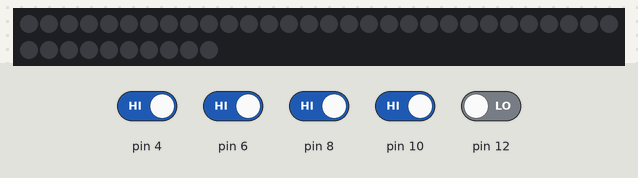
A sketch run on a simulated Arduino Uno, built with avr-gcc and run on an emulated ATmega328P. Parts: 40 RGB LEDs in strip order, left to right, continuing on the next row. The test bench sets the inputs (shaded band); at power-on: pin 4, pin 6, pin 8, pin 10 HIGH, pin 12 LOW. Dim RGB values are drawn brighter than linear.

Above: at 1.2 s.
1.3 s: pin 4 driven LOW
At 1.5 s:
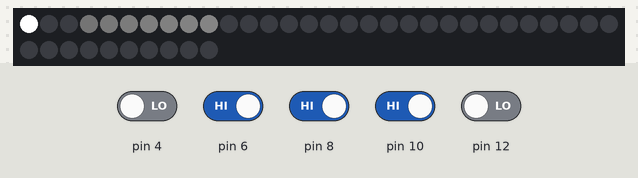
3.7 s: pin 12 driven HIGH
At 4.03 s:
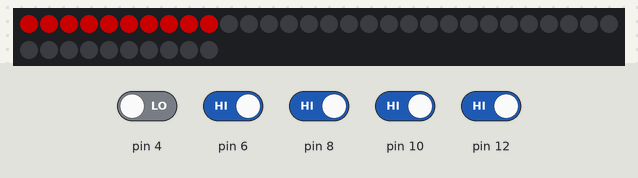
6.2 s: pin 6 driven LOW
At 7.63 s:
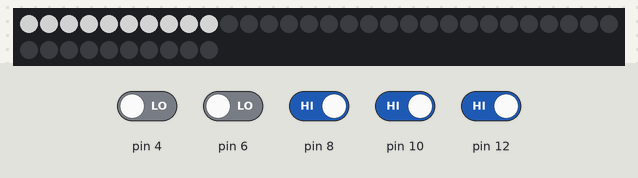
8.3 s: pin 8 driven LOW
10.1 s: pin 10 driven LOW
11.8 s: pin 4 driven HIGH
At 14.02 s:
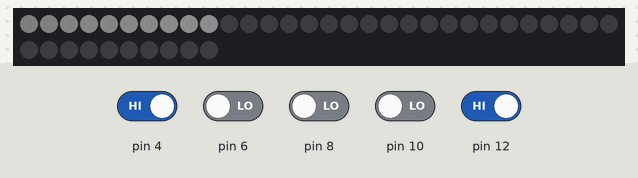
Timing chart, 0 to 14.3 s (numbered marks = the images above; inputs shaded):
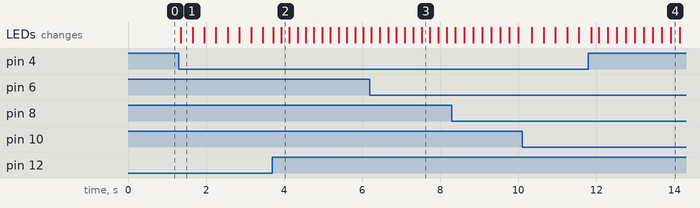

The sketch:

normal_plavno.ino
```cpp
#include <FastLED.h>
#define NUM_LEDS 40 //Количество светодиодов
#define DATA_PIN 2

CRGB leds[NUM_LEDS];
int FastLED_fade_counter = 255;
int FastLED_fade_counterR = 100;
int FastLED_fade_counterB = 64;

void setup() {
  FastLED.addLeds<NEOPIXEL, DATA_PIN>(leds, NUM_LEDS);
  pinMode(2, OUTPUT); //выход на светодиодную ленту
  pinMode(4, INPUT); //левая зад
  pinMode(6, INPUT); //правая зад
  pinMode(8, INPUT); //правая перед
  pinMode(10, INPUT); //левая перед
  pinMode(12, INPUT); // + от габаритов

  digitalWrite(2, 0);
}

void  Scene_01W_fade_up () {
  for ( int i = 0; i < NUM_LEDS / 4; i++ ) {
    leds[i] = CHSV (0, 0, 255); // Зажигаем белым цветом нужную сторону
    leds[i].maximizeBrightness(FastLED_fade_counter);  // 'FastLED_fade_counter' How high we want to fade up to 255 = maximum.}
    FastLED_fade_counter ++ ;   // Increment
  }
}

void  Scene_01R_fade_up () {
  for ( int i = 0; i < NUM_LEDS / 4; i++ ) {
    leds[i] = CHSV(0,255,100); // включаем красную подсветку (можно изменить на любой цвет здесь)
    leds[i].maximizeBrightness(FastLED_fade_counterR);  // 'FastLED_fade_counter' How high we want to fade up to 255 = maximum.}
    FastLED_fade_counterR ++ ;   // Increment
    delay(20);
  }
}

void  Scene_01B_fade_down () {
  for ( int i = 0; i < NUM_LEDS / 4; i++ ) {
    leds[i] = CHSV (0, 0, 0); // Здесь можем указать любой цвет - выключаем подсветку
    leds[i].fadeToBlackBy(FastLED_fade_counterB);

    FastLED_fade_counterB ++ ;
  }
}

void loop() {
  boolean button5 = digitalRead(12); // + от габаритов
  boolean button6 = !digitalRead(10); //левая перед
  boolean button7 = !digitalRead(8); //правая перед
  boolean button8 = !digitalRead(6); //правая зад
  boolean button9 = !digitalRead(4); //левая зад

  if (button6 == 1) // если есть условная "1" при открытии двери - зажигаем водительскую сторону белым цветом
    Scene_01W_fade_up();
  FastLED.show();

  if (button5 == 1 & button6 == 0) //  проверяем 1 на габаритах, если есть, то зажигаем красным при закрытой двери
    Scene_01R_fade_up ();
  FastLED.show();

  if (button5 == 0 & button6 == 0)
    Scene_01B_fade_down ();
  FastLED.show();

  if (button7 == 1) // если есть условная "1" при открытии двери - зажигаем правая перед. белым цветом
    Scene_01W_fade_up();
  FastLED.show();

  if (button5 == 1 & button7 == 0) //  проверяем 1 на габаритах, если есть, то зажигаем красным при закрытой двери
    Scene_01R_fade_up ();
  FastLED.show();

  if (button5 == 0 & button7 == 0)
    Scene_01B_fade_down ();
  FastLED.show();

if (button8 == 1) // если есть условная "1" при открытии двери - зажигаем правая зад. белым цветом
    Scene_01W_fade_up();
  FastLED.show();

  if (button5 == 1 & button8 == 0) //  проверяем 1 на габаритах, если есть, то зажигаем красным при закрытой двери
    Scene_01R_fade_up ();
  FastLED.show();

  if (button5 == 0 & button8 == 0)
    Scene_01B_fade_down ();
  FastLED.show();

if (button9 == 1) // если есть условная "1" при открытии двери - зажигаем левая зад. белым цветом
    Scene_01W_fade_up();
  FastLED.show();

  if (button5 == 1 & button9 == 0) //  проверяем 1 на габаритах, если есть, то зажигаем красным при закрытой двери
    Scene_01R_fade_up ();
  FastLED.show();

  if (button5 == 0 & button9 == 0)
    Scene_01B_fade_down ();
  FastLED.show();
}
```

Measured:
- after the input at 1.3 s, the LEDs: change after 0.05 s (image 1)
